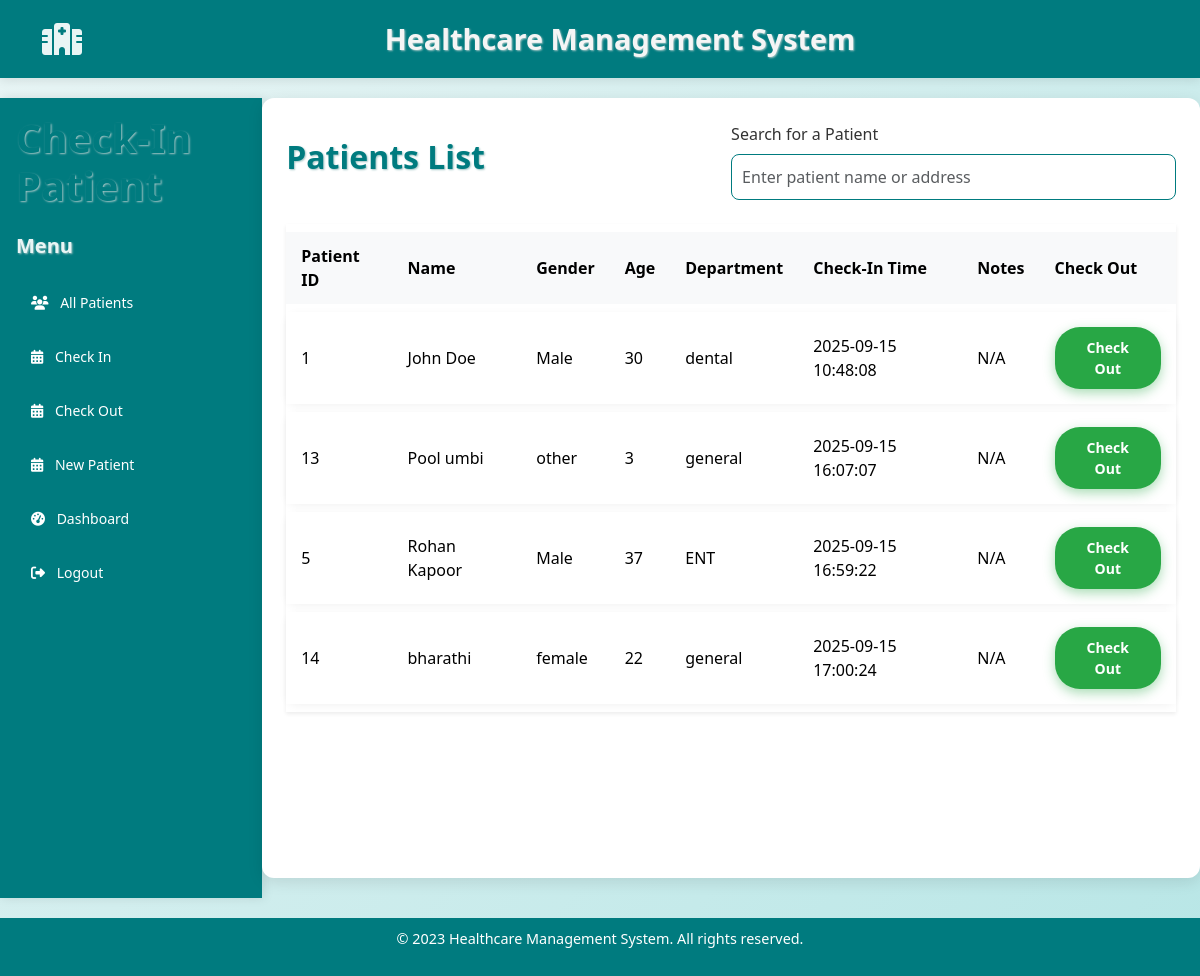
/checkin, run on an earlier commit of the app's database.
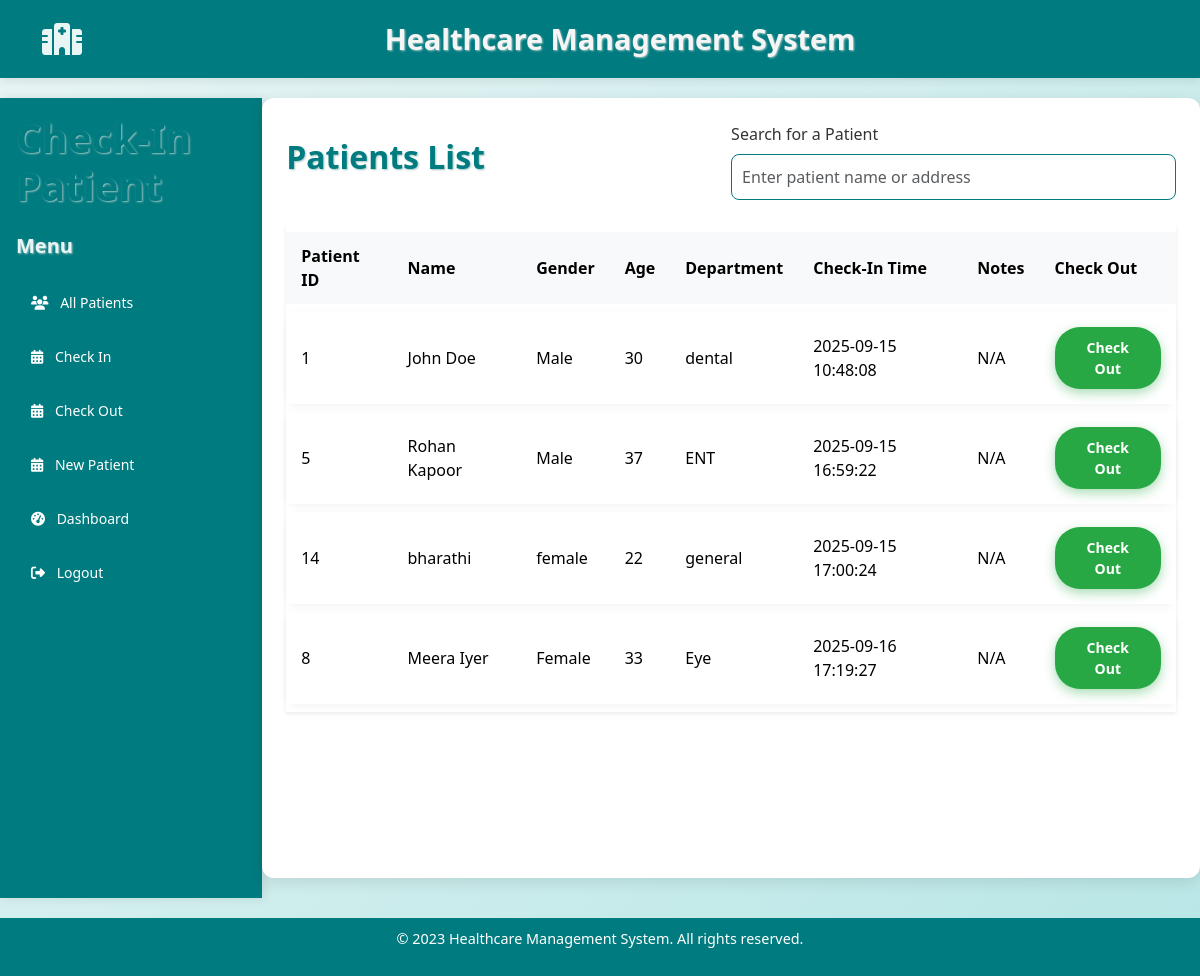
And on a later commit of the database.
### models.py (models this page shows)
class Patientin(db.Model):
    id = db.Column(db.Integer, primary_key=True)
    patient_id = db.Column(db.Integer, db.ForeignKey('patient.id'), nullable=False)
    check_in_time = db.Column(db.DateTime, default=without_microseconds)
    notes = db.Column(db.String(255))

class Patient(db.Model):
    id = db.Column(db.Integer, primary_key=True)
    name = db.Column(db.String(100), nullable=False)
    gender = db.Column(db.String, nullable=False)
    age = db.Column(db.Integer, nullable=False)
    phone = db.Column(db.Integer, nullable=False)
    address = db.Column(db.String, nullable=False)
    department = db.Column(db.String, nullable=False)

### app.py (the view, shortened to what this page needs)
@app.route('/checkin', methods=['GET', 'POST'])
def checkin_page():
    try:
        shift2 = db.session.query(Patientin, Patient).join(Patient,Patientin.patient_id==Patient.id).all()
        return render_template('checkin.html', patients=shift2)
    except Exception as e:
        print("ERROR in checkin_page:", str(e))
        flash("An error occurred while processing your request", "error")
        return redirect(url_for('index'))

### templates/checkin.html (shortened to what this page needs)
{% extends "base.html" %}
{% block content %}
    <div class="d-flex">
        <nav class="sidebar text-white p-3 vh-100" style="background-color: #007b7f;">
            <h1 class="mb-4">Check-In Patient</h1>
            <h5 class="mb-4">Menu</h5>
            <ul class="nav flex-column">
                <li class="nav-item mb-2"><a href="{{url_for('adminp')}}" class="nav-link text-white"><i class="fas fa-users me-2"></i> All Patients</a></li>
                <li class="nav-item mb-2">
                    <a href="{{ url_for('checkin_page') }}" class="nav-link text-white">
                        <i class="fas fa-calendar-alt me-2"></i> Check In
                    </a>
                </li>
                <li class="nav-item mb-2">
                    <a href="{{ url_for('checkout_page') }}" class="nav-link text-white">
                        <i class="fas fa-calendar-alt me-2"></i> Check Out
                    </a>
                </li>
                <li class="nav-item mb-2">
                    <a href="{{ url_for('patreg') }}" class="nav-link text-white">
                        <i class="fas fa-calendar-alt me-2"></i> New Patient
                    </a>
                </li>
                <li class="nav-item mb-2">
                    <a href="{{ url_for('analytics.superadmin_dashboard') }}" class="nav-link text-white">
                        <i class="fas fa-tachometer-alt me-2"></i> Dashboard
                    </a>
                </li>
                <li class="nav-item mb-2">
                    <a href="{{ url_for('logout') }}" class="nav-link text-white">
                        <i class="fas fa-sign-out-alt me-2"></i> Logout
                    </a>
                </li>
            </ul>
        </nav>
        <div class="container-fluid p-4">
            <div class="d-flex justify-content-between align-items-center mb-4">
                <h2>Patients List</h2>
                <div class="w-50">
                    <label class="form-label">Search for a Patient</label>
                    <input type="text" id="searchInput" class="form-control" placeholder="Enter patient name or address">
                </div>
            </div>
            <table class="table table-bordered align-middle shadow-sm">
                <thead class="table-light">
                    <tr>
                        <th>Patient ID</th>
                        <th>Name</th>
                        <th>Gender</th>
                        <th>Age</th>
                        <th>Department</th>
                        <th>Check-In Time</th>
                        <th>Notes</th>
                        <th>Check Out</th>
                    </tr>
                </thead>
                <tbody id="resultsBody">
                    {% for checkin_record, patient in patients %}
                    <tr>
                        <td>{{ patient.id }}</td>
                        <td>{{ patient.name }}</td>
                        <td>{{ patient.gender }}</td>
                        <td>{{ patient.age }}</td>
                        <td>{{ patient.department }}</td>
                        <td>{{ checkin_record.check_in_time }}</td>
                        <td>{{ checkin_record.notes or 'N/A' }}</td>
                        <td>
                            <form action="{{ url_for('checkout_page') }}" method="POST" style="display:inline;">
                                <button type="submit" class="btn btn-success btn-sm">Check Out</button>
                            </form>
                        </td>
                    </tr>
                    {% endfor %}
                </tbody>
            </table>
        </div>
    </div>
{% endblock %}

### templates/base.html (shortened to what this page needs)
<!DOCTYPE html>
<html lang="en">
<head>
    <link href="https://cdn.jsdelivr.net/npm/bootstrap@5.3.3/dist/css/bootstrap.min.css" rel="stylesheet">
    <link rel="stylesheet" href="{{ url_for('static', filename='style.css') }}">
    <link rel="stylesheet" href="https://cdnjs.cloudflare.com/ajax/libs/font-awesome/6.4.0/css/all.min.css">
</head>
<body>
    <header class="header">
        <div class="container">
            <div class="logo">
                <i class="fas fa-hospital"></i>
            </div>
            <h1>Healthcare Management System</h1>
        </div>
    </header>
    <main class="main-content">
        {% block content %}{% endblock %}
    </main>
    <footer class="footer">
        <div class="container">
            <p>&copy; 2023 Healthcare Management System. All rights reserved.</p>
        </div>
    </footer>
</body>
</html>

### static/style.css (style rules this page uses)
body { background-color: #f8f9fa; font-family: 'Segoe UI', sans-serif; }
.sidebar { width: 330px; }
.sidebar .nav-item { cursor: pointer; font-size: 14px; }
.table td, .table th { vertical-align: middle; }

### templates/base.html (style rules this page uses)
body { background: linear-gradient(135deg, #e9f5f5 0%, #b8e6e6 100%); font-family: 'Segoe UI', Tahoma, Geneva, Verdana, sans-serif; color: #333; margin: 0; padding: 0; min-height: 100vh; display: flex; flex-direction: column; }
.header { background-color: #007b7f; color: white; padding: 15px 0; box-shadow: 0 2px 10px rgba(0,0,0,0.1); }
.header .container { display: flex; justify-content: space-between; align-items: center; }
.header h1 { margin: 0; font-size: 1.8rem; font-weight: 700; color: whitesmoke; }
.header .logo { font-size: 2rem; color: #e9f5f5; }
.footer { background-color: #007b7f; color: white; text-align: center; padding: 10px 0; margin-top: auto; font-size: 0.9rem; }
.main-content { flex: 1; padding: 20px 0; }
h1, h2, h3, h4, h5, h6 { color: #007b7f; font-weight: 700; text-shadow: 1px 1px 2px #a0c4c4; }
.container-fluid { max-width: 1200px; background: white; border-radius: 12px; box-shadow: 0 4px 15px rgba(0,0,0,0.1); padding: 30px; margin: 0 auto 20px auto; }
.sidebar { background-color: #007b7f; color: white; min-height: 100vh; padding: 20px; box-shadow: 2px 0 10px rgba(0,0,0,0.1); }
.sidebar h5 { color: #e9f5f5; font-weight: 600; margin-bottom: 20px; }
.sidebar .nav-link { color: #e9f5f5; font-weight: 500; padding: 10px 15px; border-radius: 8px; transition: background-color 0.3s ease; margin-bottom: 5px; }
.btn-success { background-color: #28a745; border: none; border-radius: 25px; padding: 10px 20px; font-weight: 600; box-shadow: 0 4px 12px rgba(40,167,69,0.4); transition: background-color 0.3s ease; }
.table { border-collapse: separate; border-spacing: 0 8px; width: 100%; }
.table thead tr { background-color: #007b7f; color: white; font-weight: 600; border-radius: 12px; }
.table thead th { padding: 12px 15px; text-align: left; border: none; }
.table tbody tr { background-color: #f0f8f8; border-radius: 12px; box-shadow: 0 2px 8px rgba(0,0,0,0.05); transition: background-color 0.3s ease; }
.table tbody td { padding: 15px; vertical-align: middle; font-size: 1rem; border: none; }
.form-control { border-radius: 8px; border: 1px solid #007b7f; padding: 10px; }

What changed in the data, as far as the page shows it:
removed Patientin: id "13", name "Pool umbi", gender "other", age "3", department "general", check_in_time "2025-09-15 16:07:07", notes "N/A"
added Patientin: id "8", name "Meera Iyer", gender "Female", age "33", department "Eye", check_in_time "2025-09-16 17:19:27", notes "N/A"
